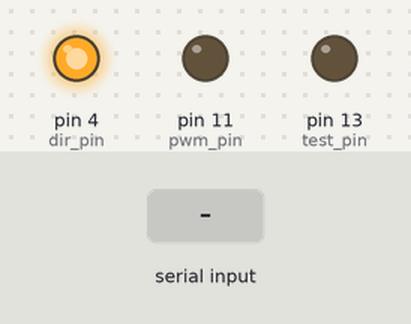
A sketch run on a simulated Arduino Uno, built with avr-gcc and run on an emulated ATmega328P. Parts: output pins drawn as LEDs (lit = HIGH). The inputs (shaded band) are chosen by the test bench.

Above: at 1.2 s.
1.3 s: "1" received over Serial
At 2.0 s:
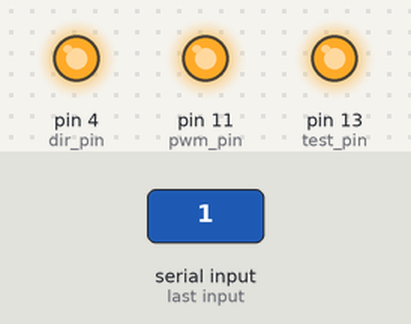
2.8 s: "0" received over Serial
At 3.1 s:
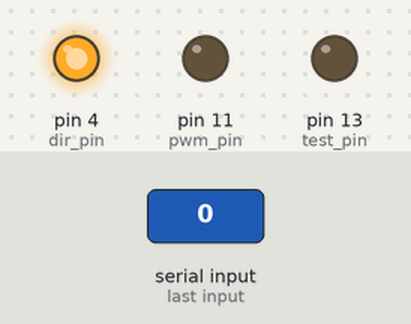
Timing chart, 0 to 5.8 s (numbered marks = the images above; inputs shaded):
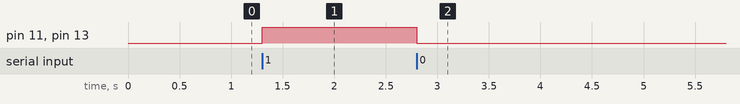

The sketch:

gripper.ino
```cpp
int dir_pin = 4;
int pwm_pin = 11;
int test_pin = 13;

void setup() {
  // put your setup code here, to run once:
  Serial.begin(9600);
  pinMode(dir_pin, OUTPUT);
  pinMode(pwm_pin, OUTPUT);
  pinMode(test_pin, OUTPUT);
  while (!Serial) {
    ; // wait for serial port to connect. Needed for native USB port only
  }
  digitalWrite(dir_pin, HIGH);
}

void loop() {
  // put your main code here, to run repeatedly:


  if (Serial.available()) {
    int dir = Serial.read();

    if(dir=='1'){
      digitalWrite(pwm_pin, HIGH);
      digitalWrite(test_pin, HIGH);
    }
    if(dir=='0'){
      digitalWrite(pwm_pin, LOW);
      digitalWrite(test_pin, LOW);
    }

  delay(10);
  }
}
```

Measured:
- after the input at 1.3 s, pin 11 (pwm_pin), pin 13 (test_pin): LOW → HIGH at once
- after the input at 2.8 s, pin 11 (pwm_pin), pin 13 (test_pin): HIGH → LOW at once
